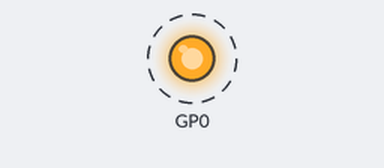
Bench run of a program on a simulated Raspberry Pi Pico running MicroPython. On the bench: output pins drawn as LEDs (lit = HIGH). Dashed ring = blinking.

Above: at 0.5 s.
Timing chart, 0 to 4.6 s (numbered marks = the images above):
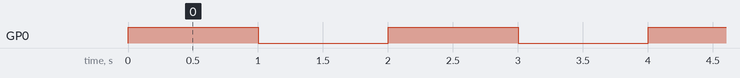

The program:

pico_input_testing.py
```python
import machine
import time

#pin=0
def pin_test(pin_number):
    global pin
    pin = machine.Pin(pin_number, machine.Pin.OUT)

while True:

    pin_test(0)
    pin.value(1)
    time.sleep(1)
    pin.value(0)
    time.sleep(1)
```

Measured:
- by itself, GP0: alternates HIGH for 1.0 s and LOW for 1.0 s
